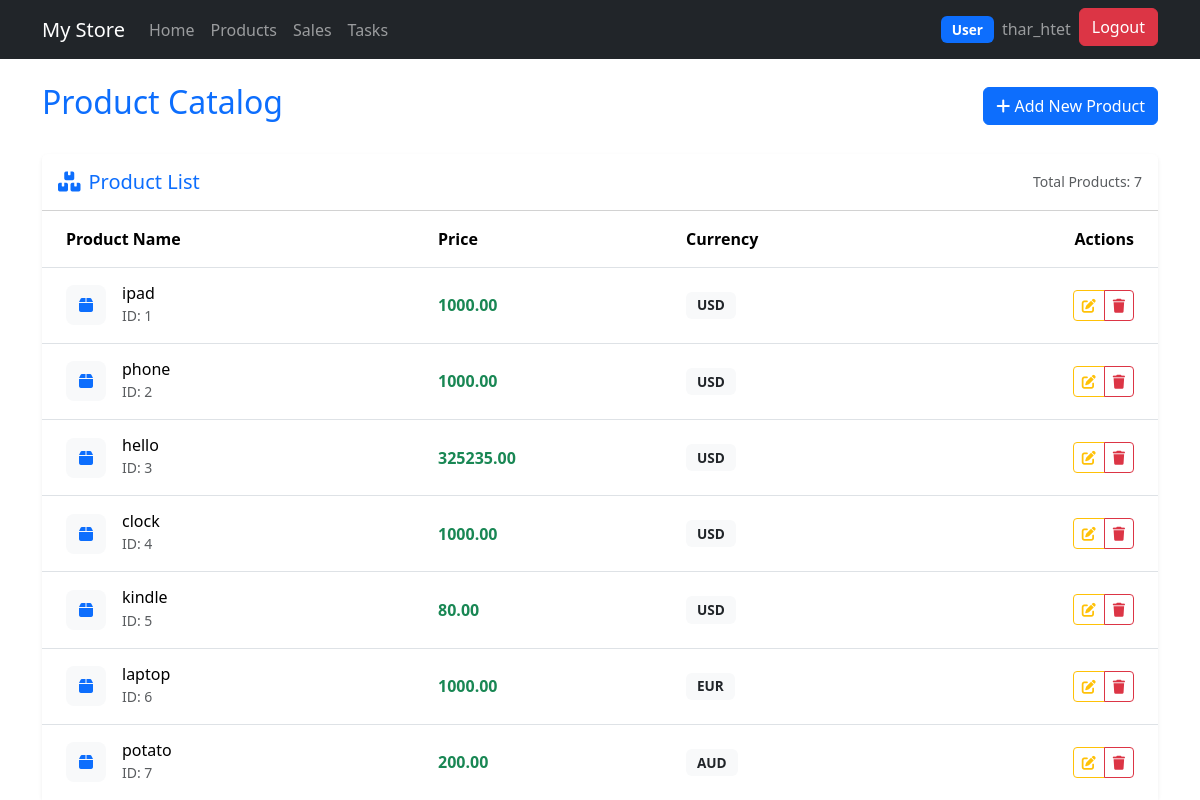
The page /products/ (signed in) on the database as committed earlier.
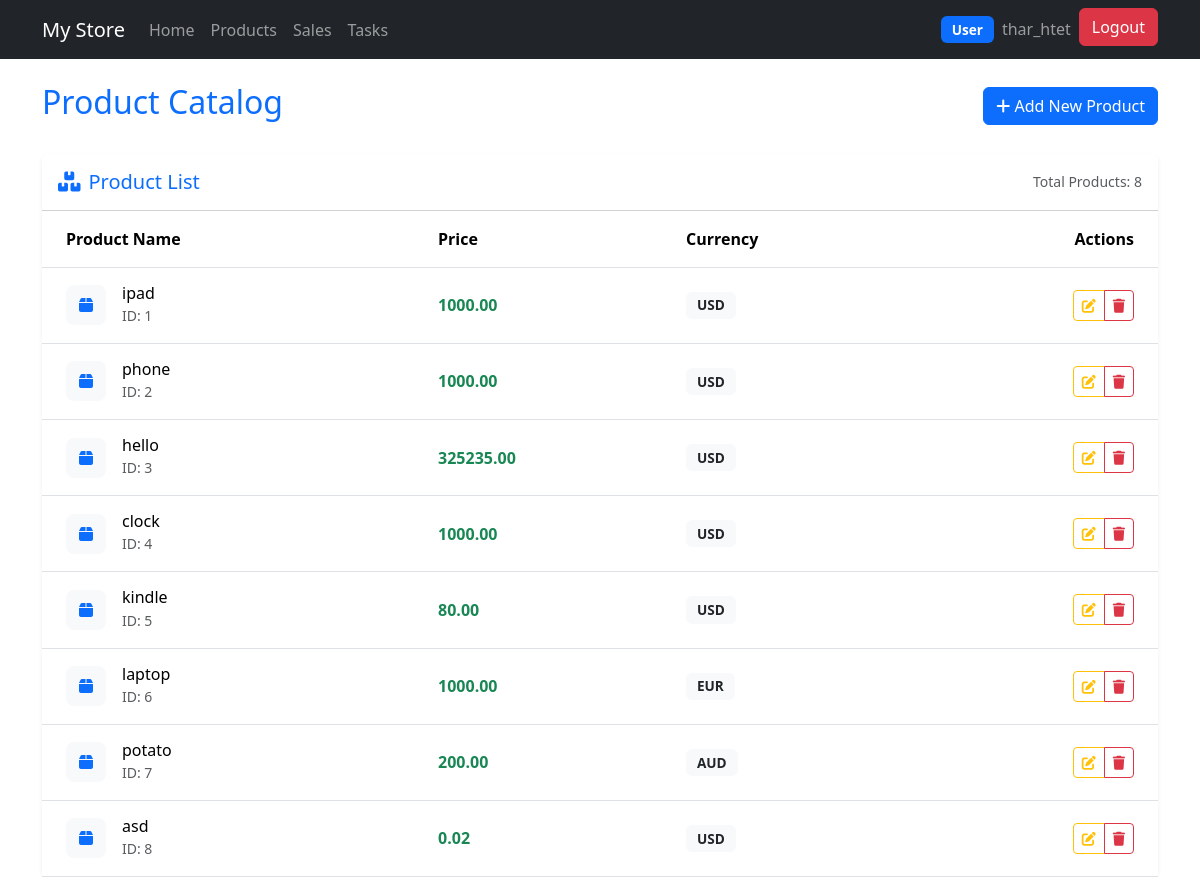
The same page on the database as committed later.
### core/models.py (models this page shows, shortened)
class Product(models.Model):
    name = models.CharField(max_length=100)
    price = models.DecimalField(max_digits=10, decimal_places=2 , validators=[MinValueValidator(0.01)])
    currency = models.CharField(max_length=3, choices=CURRENCY_CHOICES, default='USD')

### core/views.py (the view)
# urls.py: path('products/', views.product_view, name='products'),
@permission_required('core.view_product', raise_exception=True)
def product_view(request):
    products = Product.objects.all()
    return render(request, 'core/products.html', {'products': products})

### core/templates/core/products.html (shortened to what this page needs)
{% extends 'core/main.html' %}
{% block content %}
<div class="container mt-4">
    <div class="d-flex justify-content-between align-items-center mb-4">
        <h1 class="h2 text-primary">Product Catalog</h1>
        <a href="{% url 'add_product' %}" class="btn btn-primary">
            <i class="fas fa-plus"></i> Add New Product
        </a>
    </div>
    <div class="card shadow-sm border-0">
        <div class="card-header bg-white py-3">
            <div class="d-flex justify-content-between align-items-center">
                <h5 class="card-title mb-0 text-primary">
                    <i class="fas fa-boxes me-2"></i>Product List
                </h5>
                <div class="text-muted small">
                    Total Products: {{ products|length }}
                </div>
            </div>
        </div>
        <div class="card-body p-0">
            <div class="table-responsive">
                <table class="table table-hover align-middle mb-0">
                    <thead class="bg-light">
                        <tr>
                            <th class="ps-4">Product Name</th>
                            <th>Price</th>
                            <th>Currency</th>
                            <th class="text-end pe-4">Actions</th>
                        </tr>
                    </thead>
                    <tbody>
                        {% for product in products %}
                        <tr>
                            <td class="ps-4">
                                <div class="d-flex align-items-center">
                                    <div class="product-icon me-3">
                                        <i class="fas fa-box text-primary"></i>
                                    </div>
                                    <div>
                                        <h6 class="mb-0">{{ product.name }}</h6>
                                        <small class="text-muted">ID: {{ product.id }}</small>
                                    </div>
                                </div>
                            </td>
                            <td>
                                <span class="fw-bold text-success">{{ product.price|floatformat:2 }}</span>
                            </td>
                            <td>
                                <span class="badge bg-light text-dark">{{ product.currency }}</span>
                            </td>
                            <td class="text-end pe-4">
                                <div class="btn-group">
                                    <a href="#" class="btn btn-sm btn-outline-warning" title="Edit">
                                        <i class="fas fa-edit"></i>
                                    </a>
                                    <a href="#" class="btn btn-sm btn-outline-danger" title="Delete"
                                       onclick="return confirm('Are you sure you want to delete this product?')">
                                        <i class="fas fa-trash"></i>
                                    </a>
                                </div>
                            </td>
                        </tr>
                        {% endfor %}
                    </tbody>
                </table>
            </div>
        </div>
    </div>
</div>
{% endblock %}

Rows that differ between the two databases and show on the page:
added Product: name "asd", id "8", price "0.02", currency "USD"
Other text that changed with them:
{{ products|length }}: "7" → "8"
